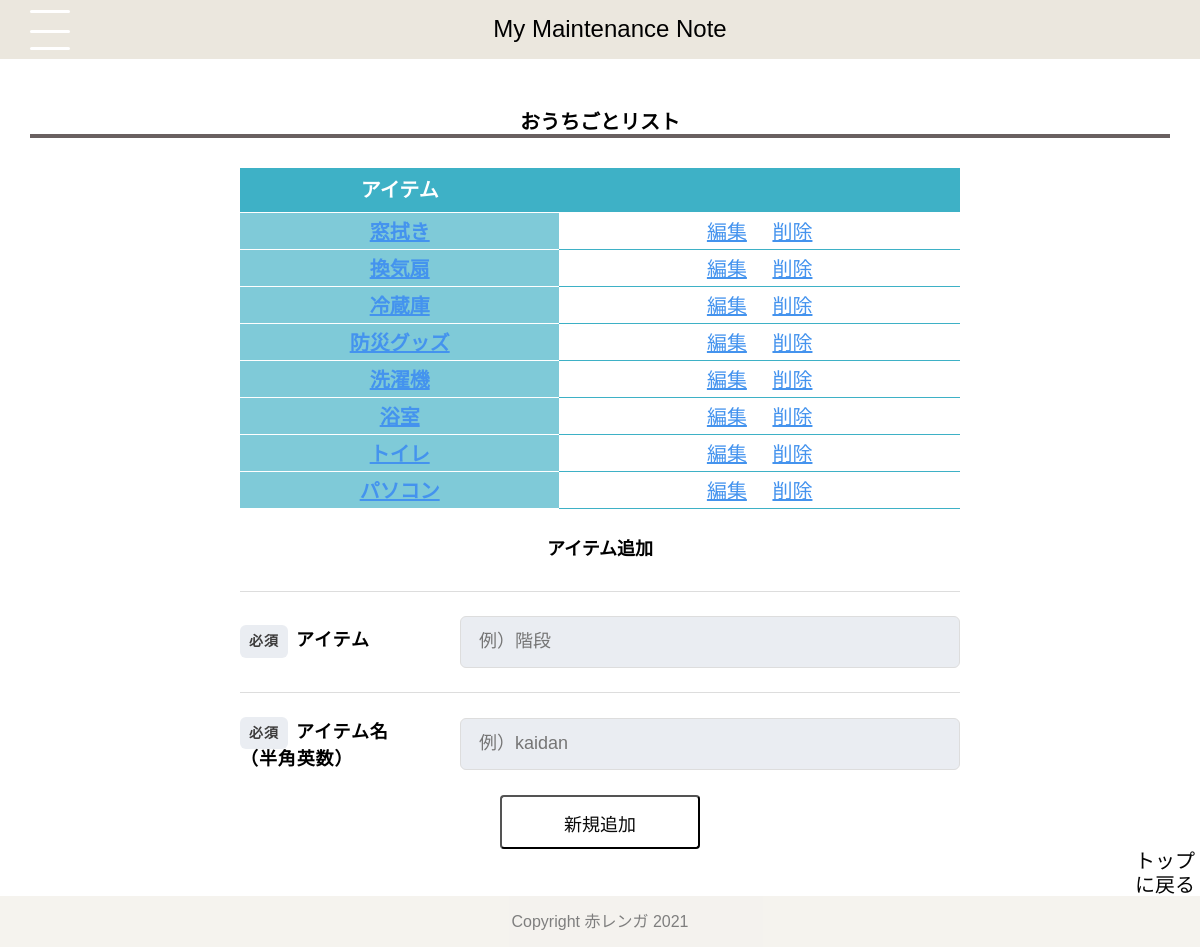
The app's page /list/uti, older data.
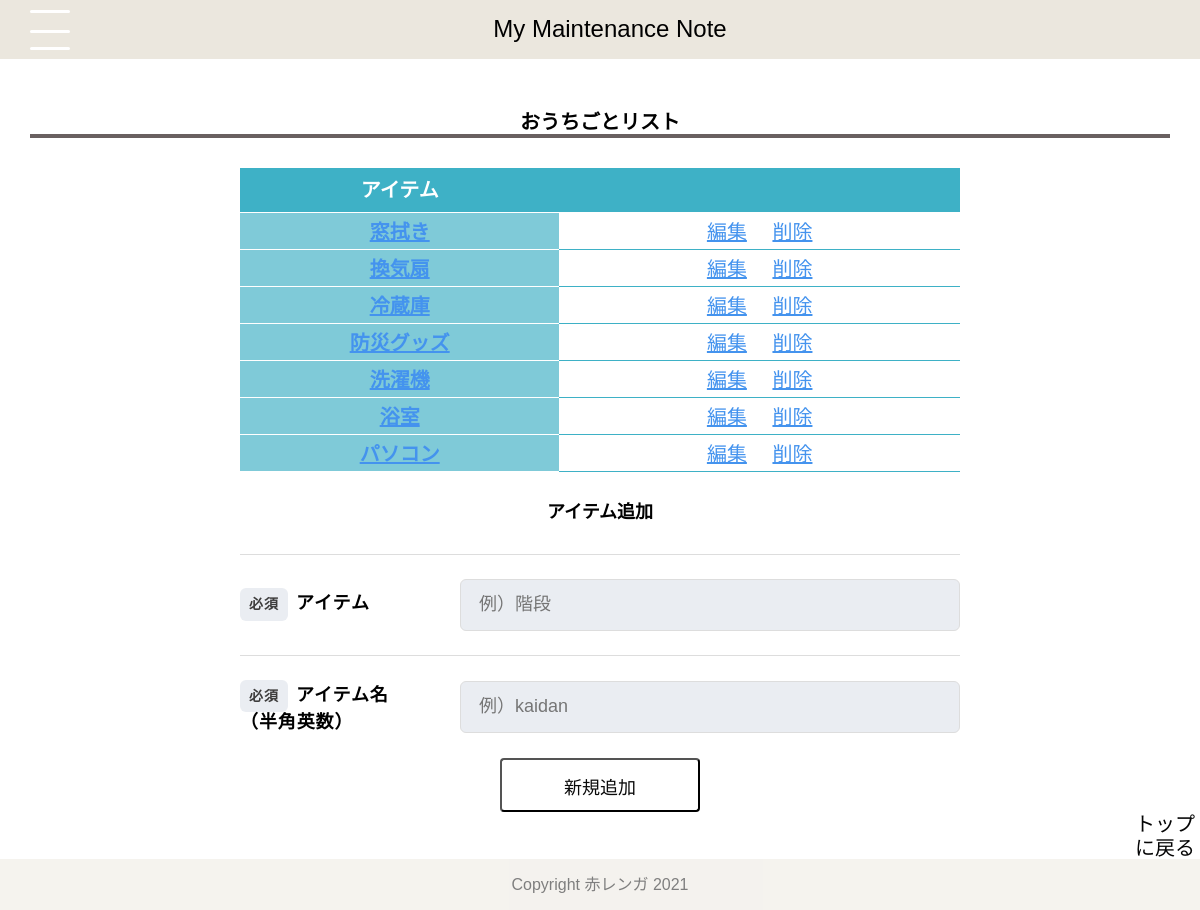
The same page, newer data.
### tables this page shows
CREATE TABLE "items" (
	"id"	INTEGER,
	"ios_id"	INTEGER,
	"item"	TEXT,
	"table_name"	TEXT,
	PRIMARY KEY("id" AUTOINCREMENT)
);

### app.py (the view)
@app.route("/list/uti")
def utiitem_list():
    conn = sqlite3.connect("maintenance.db")
    c = conn.cursor()
    c.execute("select id, item from items where ios_id = 0")
    item_list=[]
    for row in c.fetchall():
        item_list.append({"id":row[0],"item":row[1]})
    c.close()
    return render_template("utiitem_list.html",utiitem_list = item_list)

### templates/utiitem_list.html (shortened to what this page needs)
{% extends 'base.html' %}
{% block content %}
<h2>おうちごとリスト</h2>
<table class="table_list" width="60%">
    <thead>
        <tr>
            <th>アイテム</th>
            <th></th>
        </tr>
    </thead>
    {% for item in utiitem_list %}
        <tr>
            <th label="アイテム"><a href="/tasklist/{{item['id']}}" class="btn4">{{item['item']}}</a></th>
            <td>
                <div class="btn_top">
                    <a href="/edit/uti/{{item['id']}}" class="btn4">編集</a>
                    <a href="/del/uti/{{item['id']}}" onclick="return confirm('削除しますか？')" class="btn4">削除</a>
                </div>
            </td>
        </tr>
    {% endfor %}
</table>
<h3>アイテム追加</h3>
<form action="/add/item/uti" method="POST">
        <div class="Form">
            <div class="Form-Item">
                <p class="Form-Item-Label">
                <span class="Form-Item-Label-Required">必須</span>アイテム</p>
                <input type="text" name="item" class="Form-Item-Input" placeholder="例）階段">
            </div>
            <div class="Form-Item">
                <p class="Form-Item-Label"><span class="Form-Item-Label-Required">必須</span>アイテム名<br>（半角英数）</p>
                <input type="text" name="table_name" class="Form-Item-Input" placeholder="例）kaidan">
            </div>
        </div>
    <div>
        <button type="submit" class="btn1">新規追加</button>
    </div>
</form>
    <div class="btn_top1">
        <a href="/index" type="button" class="btn5">トップに戻る
        </a>
    </div>
{% endblock %}

Row changes from the older to the newer data that the page shows:
removed items: item "トイレ"
